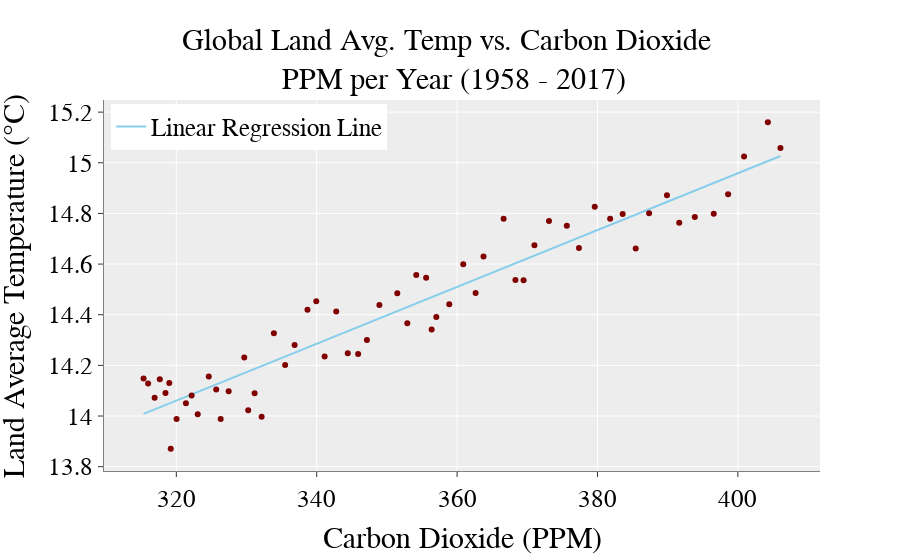

Notebook source saved alongside this figure:
### Code cell
fig = go.Figure()
fig.update_layout(title="Global Land Avg. Temp vs. Carbon Dioxide <br> PPM per Year (1958 - 2017)", title_font_size = 30,
                  font=dict( family="Courier New, monospace", size=25,color="#000000"),
                  template = "ggplot2", hovermode= 'closest', legend=dict(
    yanchor="top",
    y=0.99,
    xanchor="left",
    x=0.01
))
fig.update_xaxes(showline=True, linewidth=1, linecolor='gray', title = 'Carbon Dioxide (PPM)')
fig.update_yaxes(showline=True, linewidth=1, linecolor='gray', title = 'Land Average Temperature (°C)')

fig.add_trace(go.Scatter(x = X['Carbon Dioxide (ppm)'], y=yy, mode = 'lines',
                         name = 'Linear Regression Line', marker_color=light_blue))
fig.add_trace(go.Scatter(x = X['Carbon Dioxide (ppm)'], y=Y['Temp'], mode = 'markers',
                         showlegend=False, marker_color=red))

#pio.write_image(fig, "images/fig4.png", width=5*200, height=2*200, scale=.75)
#pio.write_image(fig, "images/fig4poster.png", width=8.2*100, height=6.5*100, scale=.5)

fig

### Figure 1 — Plotly figure (JSON) as saved in the notebook; plotly's stock layout.template omitted (floating-point values rounded to 4 significant figures)
{"data": [{"marker": {"color": "rgb(135,206,235)"}, "mode": "lines", "name": "Linear Regression Line", "type": "scatter", "x": [315.3, 316.0, 316.9, 317.6, 318.5, 319.0, 319.2, 320.0, 321.4, 322.2, 323.0, 324.6, 325.7, 326.3, 327.5, 329.7, 330.2, 331.2, 332.2, 333.9, 335.5, 336.9, 338.7, 339.9, 341.1, 342.8, 344.4, 345.9, 347.2, 348.9, 351.5, 352.9, 354.2, 355.6, 356.4, 357.0, 358.9, 360.9, 362.6, 363.8, 366.6, 368.3, 369.5, 371.0, 373.1, 375.6, 377.4, 379.6, 381.8, 383.6, 385.4, 387.4, 389.9, 391.6, 393.9, 396.6, 398.6, 400.9, 404.3, 406.1], "y": [14.01, 14.02, 14.03, 14.03, 14.04, 14.05, 14.05, 14.06, 14.08, 14.09, 14.1, 14.11, 14.12, 14.13, 14.14, 14.17, 14.18, 14.19, 14.2, 14.22, 14.23, 14.25, 14.27, 14.28, 14.3, 14.32, 14.33, 14.35, 14.37, 14.39, 14.41, 14.43, 14.44, 14.46, 14.47, 14.48, 14.5, 14.52, 14.54, 14.55, 14.58, 14.6, 14.62, 14.63, 14.66, 14.69, 14.7, 14.73, 14.75, 14.77, 14.8, 14.82, 14.85, 14.86, 14.89, 14.92, 14.94, 14.97, 15.01, 15.03]}, {"marker": {"color": "rgb(128, 0, 0)"}, "mode": "markers", "showlegend": false, "type": "scatter", "x": [315.3, 316.0, 316.9, 317.6, 318.5, 319.0, 319.2, 320.0, 321.4, 322.2, 323.0, 324.6, 325.7, 326.3, 327.5, 329.7, 330.2, 331.2, 332.2, 333.9, 335.5, 336.9, 338.7, 339.9, 341.1, 342.8, 344.4, 345.9, 347.2, 348.9, 351.5, 352.9, 354.2, 355.6, 356.4, 357.0, 358.9, 360.9, 362.6, 363.8, 366.6, 368.3, 369.5, 371.0, 373.1, 375.6, 377.4, 379.6, 381.8, 383.6, 385.4, 387.4, 389.9, 391.6, 393.9, 396.6, 398.6, 400.9, 404.3, 406.1], "y": [14.15, 14.13, 14.07, 14.15, 14.09, 14.13, 13.87, 13.99, 14.05, 14.08, 14.01, 14.16, 14.1, 13.99, 14.1, 14.23, 14.02, 14.09, 14.0, 14.33, 14.2, 14.28, 14.42, 14.45, 14.23, 14.41, 14.25, 14.24, 14.3, 14.44, 14.48, 14.37, 14.56, 14.55, 14.34, 14.39, 14.44, 14.6, 14.49, 14.63, 14.78, 14.54, 14.54, 14.67, 14.77, 14.75, 14.66, 14.83, 14.78, 14.8, 14.66, 14.8, 14.87, 14.76, 14.79, 14.8, 14.88, 15.02, 15.16, 15.06]}], "layout": {"font": {"color": "#000000", "family": "Courier New, monospace", "size": 25}, "hovermode": "closest", "legend": {"x": 0.01, "xanchor": "left", "y": 0.99, "yanchor": "top"}, "title": {"font": {"size": 30}, "text": "Global Land Avg. Temp vs. Carbon Dioxide <br> PPM per Year (1958 - 2017)"}, "xaxis": {"linecolor": "gray", "linewidth": 1, "showline": true, "title": {"text": "Carbon Dioxide (PPM)"}}, "yaxis": {"linecolor": "gray", "linewidth": 1, "showline": true, "title": {"text": "Land Average Temperature (°C)"}}}}
